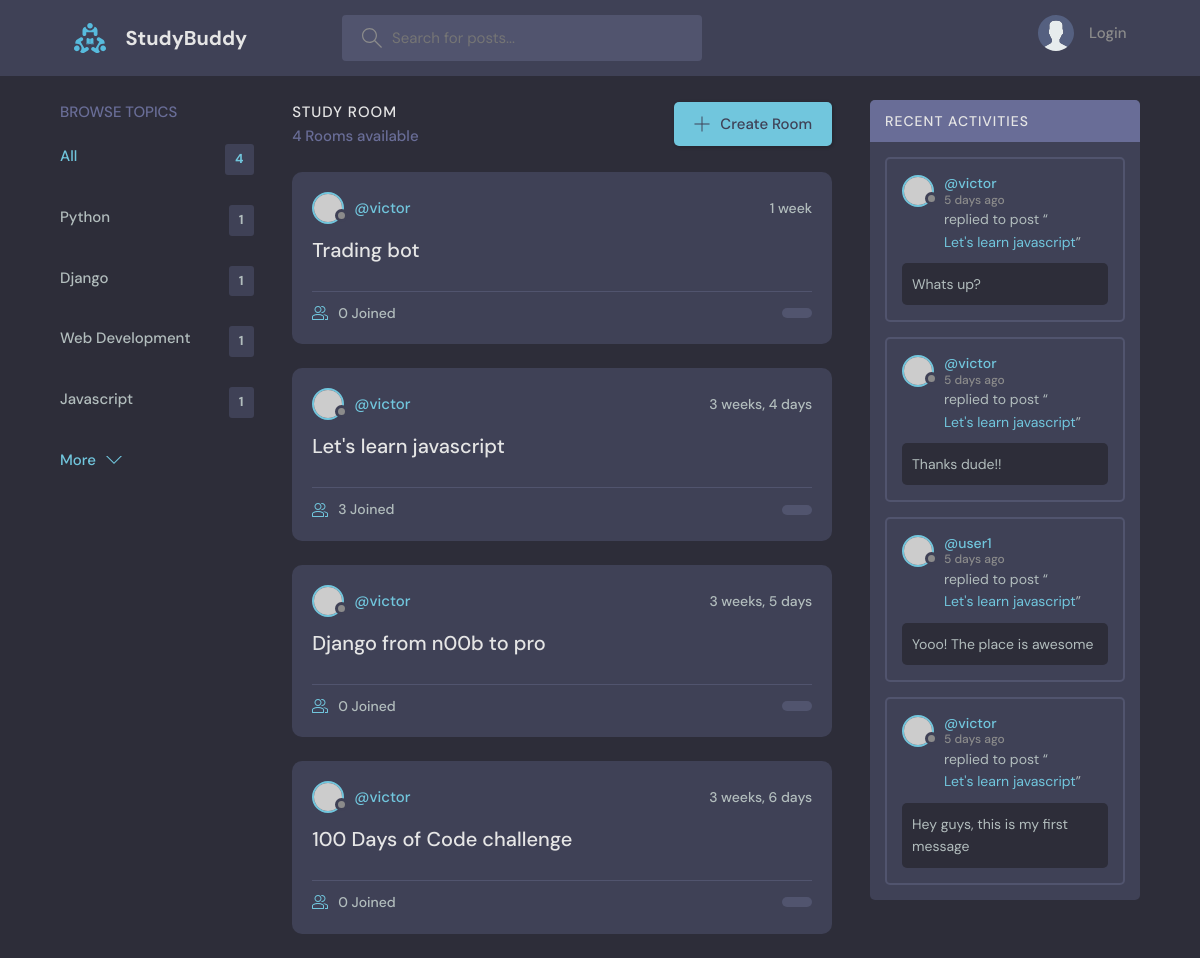
Before: / with the older database file.
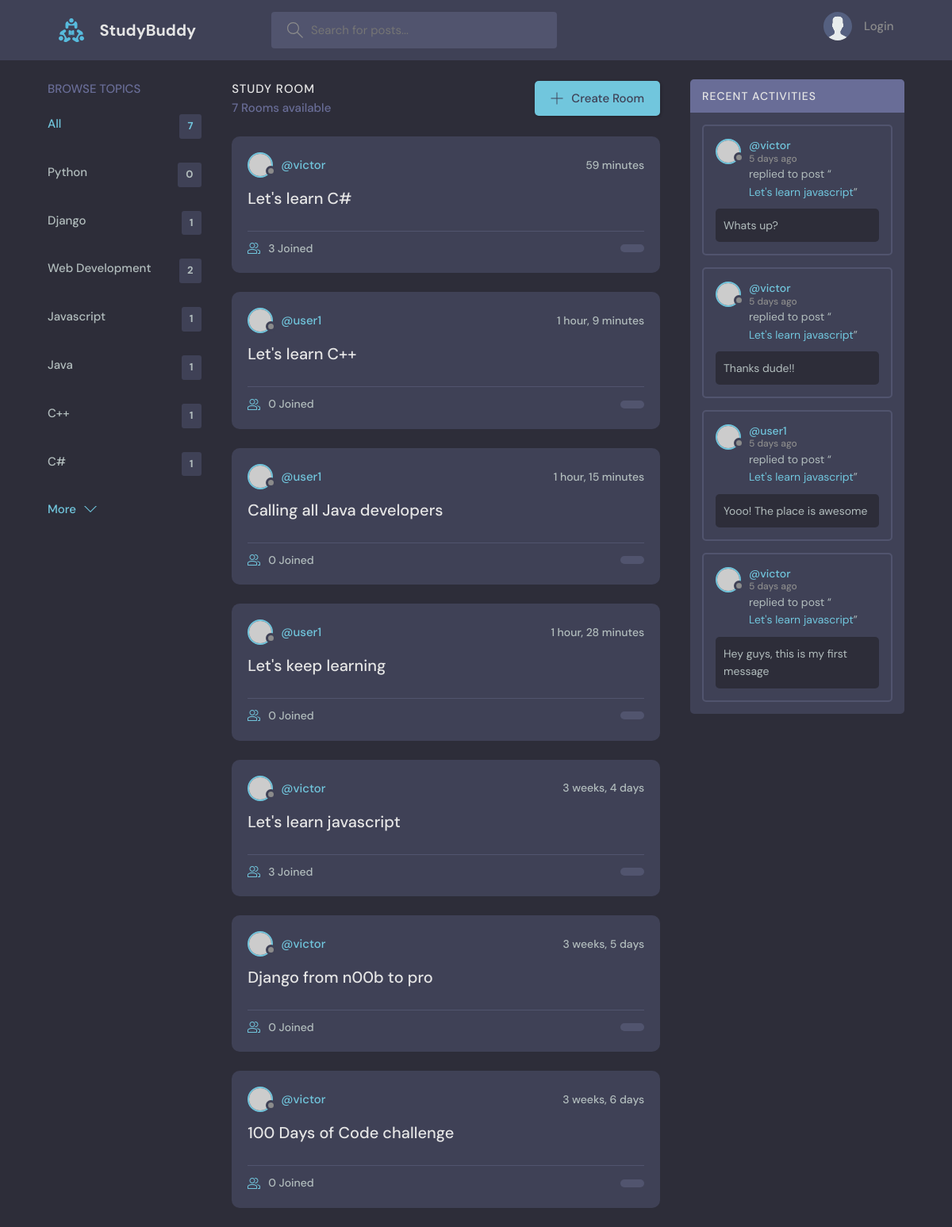
After: the same page with the newer database file.
### base/models.py (models this page shows, shortened)
class Topic(models.Model):
    name = models.CharField(max_length=200)

class Room(models.Model):
    host = models.ForeignKey(User, on_delete=models.SET_NULL, null=True)
    topic = models.ForeignKey(Topic, on_delete=models.SET_NULL, null=True)
    name = models.CharField(max_length=200)
    description = models.TextField(null=True, blank=True)
    participants = models.ManyToManyField(User, related_name='participants', blank=True)
    updated = models.DateTimeField(auto_now = True)
    created = models.DateTimeField(auto_now_add=True)
    class Meta:
        ordering = ['-updated', 'created']
    def __str__(self):
        return self.name

class Message(models.Model):
    user = models.ForeignKey(User, on_delete=models.CASCADE)
    room = models.ForeignKey(Room, on_delete=models.CASCADE)
    body = models.TextField()
    updated = models.DateTimeField(auto_now = True)
    created = models.DateTimeField(auto_now_add=True)
    class Meta:
        ordering = ['-updated', 'created']

### base/views.py (the view)
# urls.py: path('', views.home, name="home"),
def home(request):
    q = request.GET.get('q') if request.GET.get('q') != None else ''
    rooms = Room.objects.filter(
        Q(topic__name__icontains=q) |
        Q(name__icontains=q) |
        Q(description__icontains=q)
        )
    topics = Topic.objects.all()
    room_count = rooms.count()
    room_messages = Message.objects.filter(Q(room__topic__name__icontains=q))
    context = {'rooms': rooms, 'topics': topics, 'room_count': room_count, 'room_messages': room_messages}
    return render(request, 'base/home.html', context)

### base/templates/base/home.html (shortened to what this page needs)
{% extends 'main.html' %}
{% block content %}
<main class="layout layout--3">
  <div class="container">
    {% include 'base/topics_component.html' %}
    <div class="roomList">
      <div class="roomList__header">
        <div>
          <h2>Study Room</h2>
          <p>{{room_count}} Rooms available</p>
        </div>
        <a class="btn btn--main" href="{% url 'create-room' %}">
          <svg version="1.1" xmlns="http://www.w3.org/2000/svg" width="32" height="32" viewBox="0 0 32 32">
            <title>add</title>
            <path
              d="M16.943 0.943h-1.885v14.115h-14.115v1.885h14.115v14.115h1.885v-14.115h14.115v-1.885h-14.115v-14.115z"
            ></path>
          </svg>
          Create Room
        </a>
      </div>
    {% include 'base/feed_component.html' %}
  </div>
  {% include 'base/activity_component.html' %}
</main>
{% endblock %}

### base/templates/base/topics_component.html
<div class="topics">
    <div class="topics__header">
      <h2>Browse Topics</h2>
    </div>
    <ul class="topics__list">
      <li>
        <a href="{% url 'home' %}" class="active">All <span>{{topics.count}}</span></a>
      </li>
      {% for topic in topics %}
      <li>
        <a href="{% url 'home' %}?q={{topic.name}}">{{topic.name}} <span>{{topic.room_set.all.count}}</span></a>
      </li>
      {% endfor %}
    </ul>
    <a class="btn btn--link" href="topics.html">
      More
      <svg version="1.1" xmlns="http://www.w3.org/2000/svg" width="32" height="32" viewBox="0 0 32 32">
        <title>chevron-down</title>
        <path d="M16 21l-13-13h-3l16 16 16-16h-3l-13 13z"></path>
      </svg>
    </a>
  </div>

### base/templates/base/feed_component.html (shortened to what this page needs)
{% for room in rooms %}
<div class="roomListRoom">
    <div class="roomListRoom__header">
      <a href="{% url 'user-profile' room.host_id%}" class="roomListRoom__author">
        <div class="avatar avatar--small">
          <img src="https://randomuser.me/api/portraits/women/11.jpg" />
        </div>
        <span>@{{room.host.username}}</span>
      </a>
      <div class="roomListRoom__actions">
        <span>{{room.updated|timesince}}</span>
      </div>
    </div>
    <div class="roomListRoom__content">
      <a href="{% url 'room' room.id %}">{{room.name}}</a>
    </div>
    <div class="roomListRoom__meta">
      <a href="{% url 'room' room.id %}" class="roomListRoom__joined">
        {{room.participants.count}} Joined
      </a>
      <p class="roomListRoom__topic">{{Room.topic.name}}</p>
    </div>
</div>
{% endfor %}

### base/templates/base/activity_component.html (shortened to what this page needs)
<div class="activities">
    <div class="activities__header">
      <h2>Recent Activities</h2>
    </div>
    {% for message in room_messages %}
    <div class="activities__box">
      <div class="activities__boxHeader roomListRoom__header">
        <a href="{% url 'user-profile' message.user.id %}" class="roomListRoom__author">
          <div class="avatar avatar--small">
            <img src="https://randomuser.me/api/portraits/women/11.jpg" />
          </div>
          <p>
            @{{message.user}}
            <span>5 days ago</span>
          </p>
        </a>
      </div>
      <div class="activities__boxContent">
        <p>replied to post “<a href="{% url 'room' message.room.id %}">{{message.room}}</a>”</p>
        <div class="activities__boxRoomContent">
            {{message.body}}
        </div>
      </div>
    </div>
    {% endfor %}
  </div>

Changed rows visible on the page:
computed for Topic "Python": room_set.all.count "1" → "0"
computed for Topic "Web Development": room_set.all.count "1" → "2"
added Topic: name "Java", room_set.all.count "1"
added Topic: name "C++", room_set.all.count "1"
added Topic: name "C#", room_set.all.count "1"
changed Room: updated "1 week" → "59 minutes"; name "Trading bot" → "Let's learn C#"; participants.count "0" → "3"
added Room: host.username "user1", updated "1 hour, 9 minutes", name "Let's learn C++", participants.count "0"
added Room: host.username "user1", updated "1 hour, 15 minutes", name "Calling all Java developers", participants.count "0"
added Room: host.username "user1", updated "1 hour, 28 minutes", name "Let's keep learning", participants.count "0"
Other visible differences:
{{ topics.count }}: "4" → "7"
{{ room_count }}: "4" → "7"
